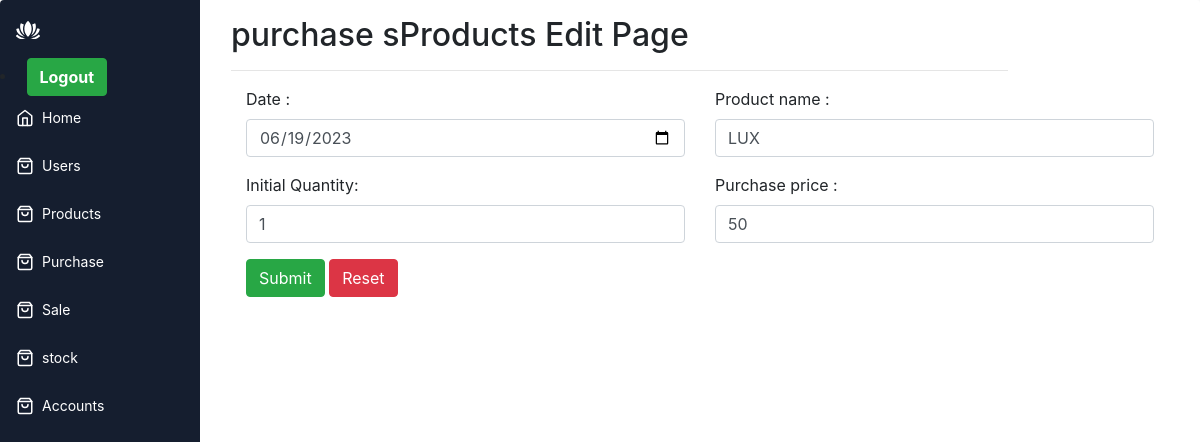
The app's page /sale_edit.php?id=1 with its own data.
### tables this page shows
CREATE TABLE `sale` (
  `id` int(11) NOT NULL,
  `date` date NOT NULL,
  `product_name` text NOT NULL,
  `qty` int(255) NOT NULL,
  `price` int(255) NOT NULL,
  `status` varchar(500) NOT NULL
);

### sale_edit.php (the view, shortened to what this page needs)
<?php
    include 'include/connection.php';
    include 'include/header.php' ;
    $id = $_GET['id'] ;
    $sql = "SELECT * FROM sale WHERE id='$id'";
    $result = $db->query($sql);
    $data = $result->fetch_assoc();
?>
<div class="app-content">
    <div class="container">
        <div class="row">
            <div class="col-md-10">
                <h2>  purchase sProducts Edit Page</h2>  <hr>
            </div>
        </div>
    <div class="container">
            <div class="row">
              <div class="col-md-12">
                    <form action="update-sale.php" method="POST">
                            <div class="row">
                                <div class="col-md-6">
                                            <div class="form-group">
                                                    <label for="">Date :</label>
                                                    <input name="date" type="date" value="<?php echo $data['date'] ; ?>" class="form-control" placeholder="Enter Date">
                                             </div>
                                </div>
                                <div class="col-md-6">
                                        <div class="form-group">
                                            <label for="">Product name :</label>
                                            <input name="product_name" type="text" value="<?php echo $data['product_name'] ; ?>" class="form-control" placeholder="Enter product name">
                                        </div>
                                </div>
                            </div>
                            <div class="row">
                                <div class="col-md-6">
                                      <div class="form-group">
                                        <label for="">Initial Quantity:</label>
                                        <input name="qty" type="text" value="<?php echo $data['qty'] ; ?>"class="form-control" placeholder="Enter product initial qty">
                                    </div>
                                </div>
                                <div class="col-md-6">
                                   <div class="form-group">
                                        <label for="">Purchase price :</label>
                                        <input name="price" type="number"  value="<?php echo $data['price'] ; ?>" class="form-control" placeholder="Enter the purchase price">
                                    </div>
                                </div>
                            </div>
                                <button type="submit" class="btn btn-success">Submit</button>
                                <button type="reset" class="btn btn-danger">Reset</button>
                    </form>
               </div>
            </div>
    </div>
</div>
<?php include 'include/footer.php' ; ?>

### assets/style.css (style rules this page uses)
* { box-sizing: border-box; }
:root { --app-bg: #101827; --sidebar: rgba(21, 30, 47,1); --sidebar-main-color: #fff; --table-border: #1a2131; --table-header: #1a2131; --app-content-main-color: #fff; --sidebar-link: #fff; --sidebar-active-link: #1d283c; --sidebar-hover-link: #1a2539; --action-color: #2869ff; --action-color-hover: #6291fd; --app-content-secondary-color: #1d283c; --filter-reset: #2c394f; --filter-shadow: rgba(16, 24, 39, 0.8) 0px 6px 12px -2px, rgba(0, 0, 0, 0.3) 0px 3px 7px -3px; }
body, html { margin: 0; padding: 0; height: 100%; width: 100%; }
body { overflow: hidden; font-family: "Poppins", sans-serif; background-color: var(--app-bg); -webkit-font-smoothing: antialiased; -moz-osx-font-smoothing: grayscale; }
.app-content { padding: 16px; background-color: #ffffff; height: 100%; flex: 1; max-height: 100%; display: flex; flex-direction: column; }

### records on screen
sale: date "06/19/2023", product_name "LUX", qty "1", price "50"
